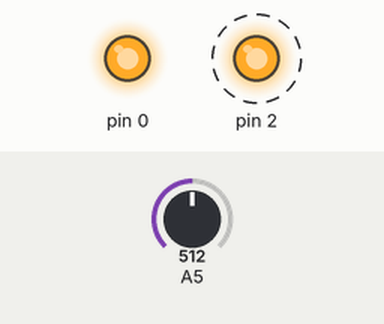
Bench run of a sketch on a simulated Arduino Uno, built with avr-gcc and run on an emulated ATmega328P. On the bench: output pins drawn as LEDs (lit = HIGH). Dashed ring = blinking. The test bench sets the inputs (shaded band); at power-on: A5 = 512.

Above: at 1.2 s.
1.3 s: A5 set to 122
2.8 s: A5 set to 43
At 3.8 s:
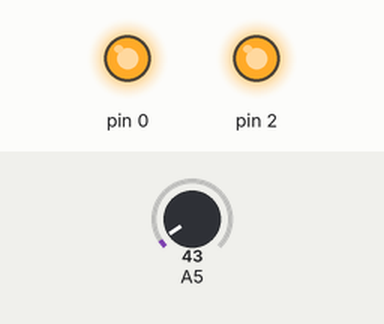
4.6 s: A5 set to 34
7.0 s: A5 set to 0
At 7.6 s:
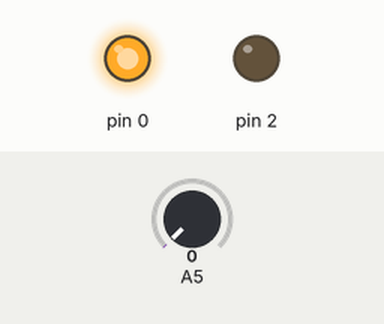
Timing chart, 0 to 9.5 s (numbered marks = the images above; inputs shaded):
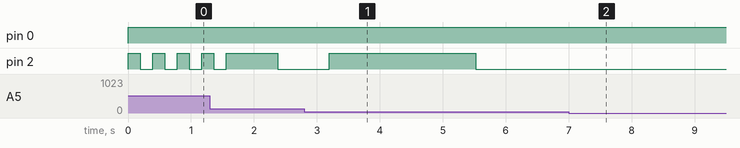

The sketch:

arduino_practice.ino
```cpp
// https://wokwi.com/projects/345978602245849682

void setup() {
  // put your setup code here, to run once:

  // Potentiometer
  pinMode(0, OUTPUT);
  pinMode(A5, INPUT);

  // LED
  pinMode(2, OUTPUT);
}

int wait_time = 0;
void loop() {
  // put your main code here, to run repeatedly:
  digitalWrite(0, HIGH);
  double volt = analogRead(A5);
  if (volt == 0) {
    digitalWrite(2, LOW);
  } else {
    wait_time = 100000 / volt;

    digitalWrite(2, HIGH);
    delay(wait_time);
    digitalWrite(2, LOW);
    delay(wait_time);
  }
}
```

Measured:
- after the input at 2.8 s, pin 2: goes on until 3.2 s, then stays HIGH
- after the input at 7.0 s, pin 2: stays LOW (without the input it goes to HIGH after 0.85 s)
